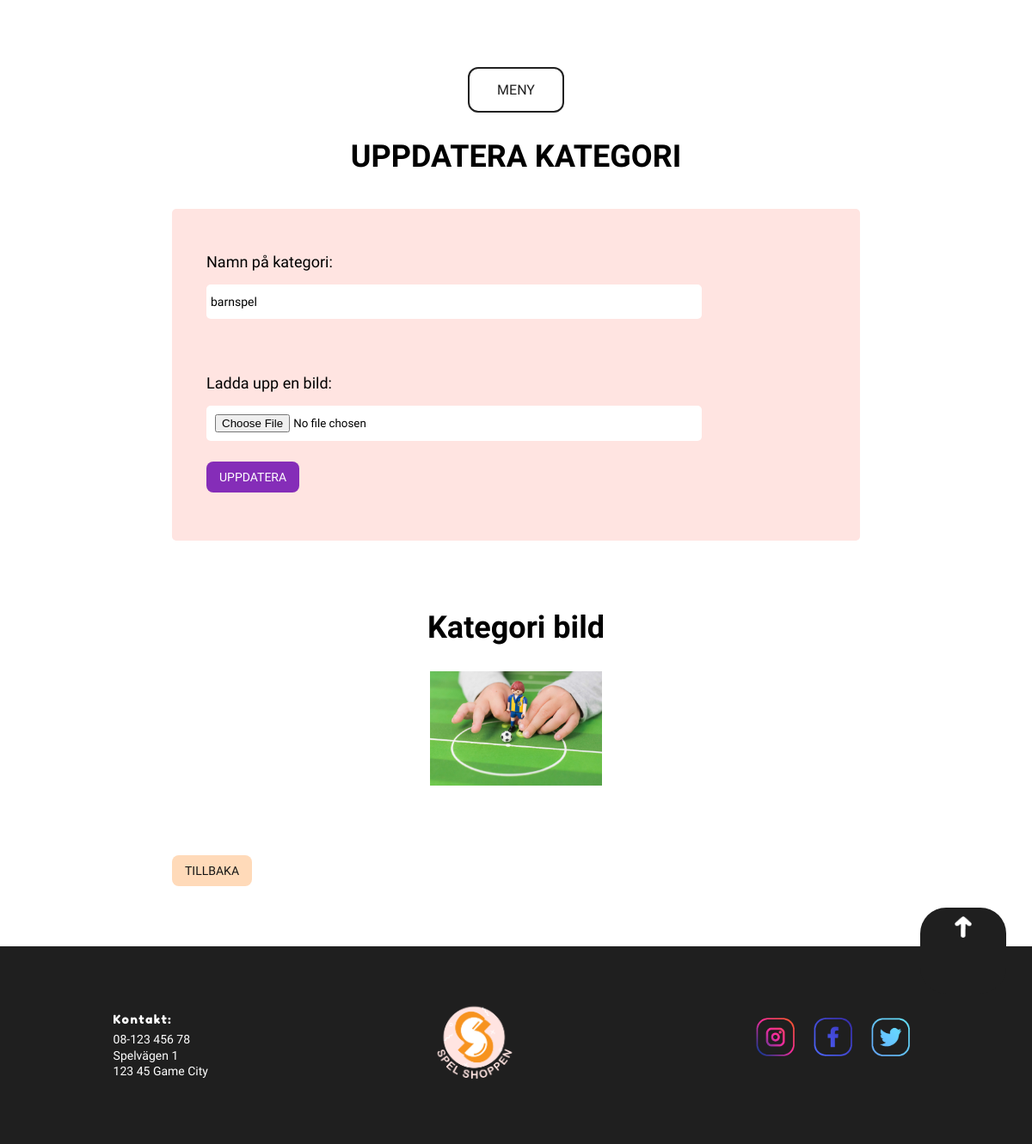
/admin/admin-update-category.php?id=2, run on the app's committed database.
### tables this page shows
CREATE TABLE `webshop_categories` (
  `categoryid` int(11) NOT NULL,
  `category` varchar(100) NOT NULL,
  `image` varchar(200) NOT NULL
);

### admin/admin-update-category.php (the view, shortened to what this page needs)
<?php
require_once '../config/db.php';
require_once 'header.php';
$imageold = "";
if(isset($_GET['id'])){
    $id = htmlspecialchars($_GET['id']);
    $sql = "SELECT * FROM webshop_categories WHERE categoryid =:id";
    $stmt = $db->prepare($sql);
    $stmt->bindParam(':id', $id);
    $stmt->execute();
    if($stmt->rowCount() > 0){
        $row = $stmt->fetch(PDO::FETCH_ASSOC);
        $category = $row['category'];
        $imageold = $row['image'];
    }else {
        header('Location:admin-category.php');
        exit;
    }
}else {
    header('Location:admin-category.php');
    exit;
}
$nameErr = "";
?>
<section class="form_container">
        <h3 class="page-title form-container__heading-text">Uppdatera kategori</h3>
<form action="#" method="POST" enctype="multipart/form-data" class="form-container">
    <div class="form-container__box">
    <label for="category">Namn på kategori: </label><br>
        <input type="text" value='<?php echo $category; ?>' name="category" class="form-container__box-input update_category-box">
        <p class="error"><?php echo $nameErr;?></p>
    </div>
    <div class="form-container__image update_category-box">
        <label for="image">Ladda upp en bild:</label><br>
        <input type="file" name="image" class="form-container__image-input">
    </div>
    <div class="form-container__submit">
            <input type="submit" value="Uppdatera" class="form-container__submit-button">
    </div>
</form>
</section>
<?php
if (!$imageold === false){
    echo "<h2 class='category_img-head'>Kategori bild</h2><div class ='category_img-container'>";
    echo "<div class='category_img-wrapper'><img src='../images/$imageold' width='200px'></div></div><br>
    ";
}
?>
<br><br>
<a href="admin-category.php">
    <button class="back_btn">Tillbaka</button>
</a>
<?php  require_once '../footer.php'; ?>

### styles/main.css (style rules this page uses)
* { -webkit-box-sizing: border-box; box-sizing: border-box; margin: 0; padding: 0; font-family: "Kulim Park", sans-serif; }
body { background: white; width: 100%; min-width: 200px; }
h2 { margin: 10px 0; font-size: 18px; }
@media (min-width: 500px) { h2 { font-size: 22px; } }
p { line-height: 1.3; font-size: 11px; }
@media (min-width: 500px) { p { font-size: 14px; } }
button { padding: 10px 15px; font-size: 14px; border: none; border-radius: 8px; background-color: #f3971e; -webkit-transition: all 0.5s ease; transition: all 0.5s ease; text-transform: uppercase; color: #151515; }
a { text-decoration: none; color: #151515; cursor: pointer; }
.page-title { font-size: 26px; text-transform: uppercase; text-align: center; padding-bottom: 5%; }
@media (min-width: 500px) { .page-title { font-size: 36px; } }
.form-container { font-family: "Kulim Park", sans-serif; display: -webkit-box; display: -ms-flexbox; display: flex; -webkit-box-orient: vertical; -webkit-box-direction: normal; -ms-flex-direction: column; flex-direction: column; background-color: #ffe4e1; margin-bottom: 10%; padding: 8%; border-radius: 5px; }
@media (min-width: 600px) { .form-container { min-width: 600px; } }
@media (min-width: 1000px) { .form-container { padding: 5%; min-width: 800px; } }
.form-container__box { width: 100%; padding-top: 0.7rem; }
@media (min-width: 600px) { .form-container__box { width: 100%; padding-bottom: 0.5rem; } }
.form-container__box-input { margin-top: 1rem; width: 100%; height: 40px; border-radius: 5px; border: 0; padding: 5px; font-size: 14px; margin-top: 5px; }
@media (min-width: 500px) { .form-container__box-input { margin-top: 1rem; width: 40%; } }
.form-container__submit { margin-top: 1.5rem; padding-bottom: 1rem; }
.form-container__submit-button { padding: 10px 15px; font-size: 14px; border: none; border-radius: 8px; background-color: #852db8; text-transform: uppercase; color: white; -webkit-transition: all 300ms ease; transition: all 300ms ease; cursor: pointer; }
.form-container__image { width: 100%; margin-top: 1rem; padding-top: 15px; }
@media (min-width: 600px) { .form-container__image { width: 70%; } }
@media (min-width: 1000px) { .form-container__image { width: 40%; } }
.form-container__image-input { width: 100%; margin-top: 1rem; background-color: white; padding: 10px; border-radius: 5px; margin-top: 5px; }
@media (min-width: 500px) { .form-container__image-input { margin-top: 1rem; } }
.error { color: #f07715; padding: 1%; margin: 5px 5px; }
label { font-size: 16px; margin-top: 20px; }
@media (min-width: 500px) { label { font-size: 18px; } }
.update_category-box { width: 80%; }
body { height: 100%; }
@media (min-width: 500px) { .category_img-container { display: -webkit-box; display: -ms-flexbox; display: flex; -ms-flex-wrap: wrap; flex-wrap: wrap; padding: 20px; -webkit-box-pack: center; -ms-flex-pack: center; justify-content: center; } }
@media (min-width: 500px) { .category_img-wrapper { margin: 0 10px 0 10px; } }
@media (min-width: 500px) { .category_img-head { text-align: center; font-size: 36px; } }
@media (min-width: 500px) { .back_btn, .btn-add-category { background: peachpuff; text-transform: uppercase; } }
@media (min-width: 500px) { .back_btn, .btn-add-product { background: peachpuff; text-transform: uppercase; } }
@media (min-width: 500px) { .back_btn, .btn-update-status { background: peachpuff; text-transform: uppercase; } }

### data on the page
webshop_categories: category "barnspel", image (picture)
